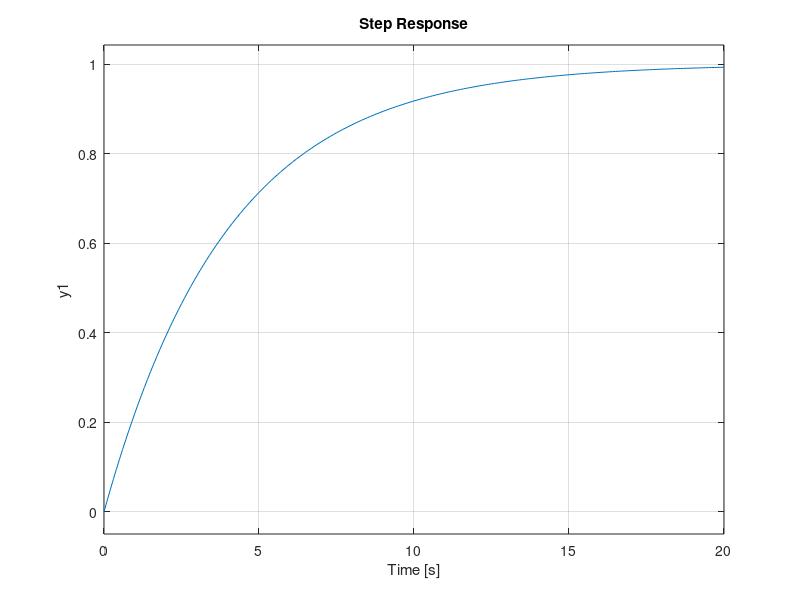

This chart was generated by the following MATLAB code:
% Clear
clear
clc
close all

%% First Order System
% G(s) = 1 / (s + 1)

a = 1;
b = 4;
c = 1;

G_num = [a];
G_den = [b c];
G = tf (G_num, G_den)

% step response
step (G,0:0.1:20)
